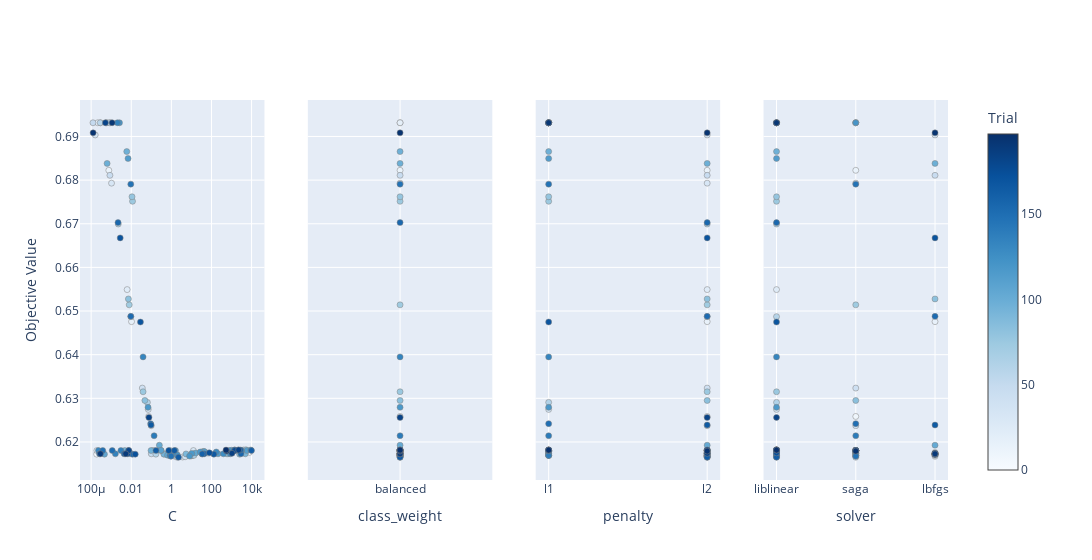

This figure's notebook cell:
### Code cell
fig=optuna.visualization.plot_slice(study_best_features)
fig.update_layout(title="")

### Figure 1 — Plotly figure (JSON) as saved in the notebook; plotly's stock layout.template omitted (floating-point values rounded to 4 significant figures; data arrays with more than 128 entries replaced by an {"elided": "..."} marker saying what was removed)
{"data": [{"marker": {"color": {"elided": "151 int values"}, "colorbar": {"title": {"text": "Trial"}, "x": 1, "xpad": 40}, "colorscale": [[0, "rgb(247,251,255)"], [0.125, "rgb(222,235,247)"], [0.25, "rgb(198,219,239)"], [0.375, "rgb(158,202,225)"], [0.5, "rgb(107,174,214)"], [0.625, "rgb(66,146,198)"], [0.75, "rgb(33,113,181)"], [0.875, "rgb(8,81,156)"], [1, "rgb(8,48,107)"]], "line": {"color": "Grey", "width": 0.5}, "showscale": true}, "mode": "markers", "name": "Feasible Trial", "showlegend": false, "type": "scatter", "x": {"elided": "151 float values"}, "xaxis": "x", "y": {"elided": "151 float values"}, "yaxis": "y"}, {"marker": {"color": {"elided": "151 int values"}, "colorbar": {"title": {"text": "Trial"}, "x": 1, "xpad": 40}, "colorscale": [[0, "rgb(247,251,255)"], [0.125, "rgb(222,235,247)"], [0.25, "rgb(198,219,239)"], [0.375, "rgb(158,202,225)"], [0.5, "rgb(107,174,214)"], [0.625, "rgb(66,146,198)"], [0.75, "rgb(33,113,181)"], [0.875, "rgb(8,81,156)"], [1, "rgb(8,48,107)"]], "line": {"color": "Grey", "width": 0.5}, "showscale": false}, "mode": "markers", "name": "Feasible Trial", "showlegend": false, "type": "scatter", "x": {"elided": "151 str values"}, "xaxis": "x2", "y": {"elided": "151 float values"}, "yaxis": "y2"}, {"marker": {"color": {"elided": "151 int values"}, "colorbar": {"title": {"text": "Trial"}, "x": 1, "xpad": 40}, "colorscale": [[0, "rgb(247,251,255)"], [0.125, "rgb(222,235,247)"], [0.25, "rgb(198,219,239)"], [0.375, "rgb(158,202,225)"], [0.5, "rgb(107,174,214)"], [0.625, "rgb(66,146,198)"], [0.75, "rgb(33,113,181)"], [0.875, "rgb(8,81,156)"], [1, "rgb(8,48,107)"]], "line": {"color": "Grey", "width": 0.5}, "showscale": false}, "mode": "markers", "name": "Feasible Trial", "showlegend": false, "type": "scatter", "x": {"elided": "151 str values"}, "xaxis": "x3", "y": {"elided": "151 float values"}, "yaxis": "y3"}, {"marker": {"color": {"elided": "151 int values"}, "colorbar": {"title": {"text": "Trial"}, "x": 1, "xpad": 40}, "colorscale": [[0, "rgb(247,251,255)"], [0.125, "rgb(222,235,247)"], [0.25, "rgb(198,219,239)"], [0.375, "rgb(158,202,225)"], [0.5, "rgb(107,174,214)"], [0.625, "rgb(66,146,198)"], [0.75, "rgb(33,113,181)"], [0.875, "rgb(8,81,156)"], [1, "rgb(8,48,107)"]], "line": {"color": "Grey", "width": 0.5}, "showscale": false}, "mode": "markers", "name": "Feasible Trial", "showlegend": false, "type": "scatter", "x": {"elided": "151 str values"}, "xaxis": "x4", "y": {"elided": "151 float values"}, "yaxis": "y4"}], "layout": {"title": {"text": ""}, "width": 1200, "xaxis": {"anchor": "y", "domain": [0, 0.2125], "title": {"text": "C"}, "type": "log"}, "xaxis2": {"anchor": "y2", "categoryarray": [null, "balanced"], "categoryorder": "array", "domain": [0.2625, 0.475], "title": {"text": "class_weight"}, "type": "category"}, "xaxis3": {"anchor": "y3", "categoryarray": ["l1", "l2", null], "categoryorder": "array", "domain": [0.525, 0.7375], "title": {"text": "penalty"}, "type": "category"}, "xaxis4": {"anchor": "y4", "categoryarray": ["liblinear", "saga", "lbfgs"], "categoryorder": "array", "domain": [0.7875, 1], "title": {"text": "solver"}, "type": "category"}, "yaxis": {"anchor": "x", "domain": [0, 1], "title": {"text": "Objective Value"}}, "yaxis2": {"anchor": "x2", "domain": [0, 1], "matches": "y", "showticklabels": false}, "yaxis3": {"anchor": "x3", "domain": [0, 1], "matches": "y", "showticklabels": false}, "yaxis4": {"anchor": "x4", "domain": [0, 1], "matches": "y", "showticklabels": false}}}
